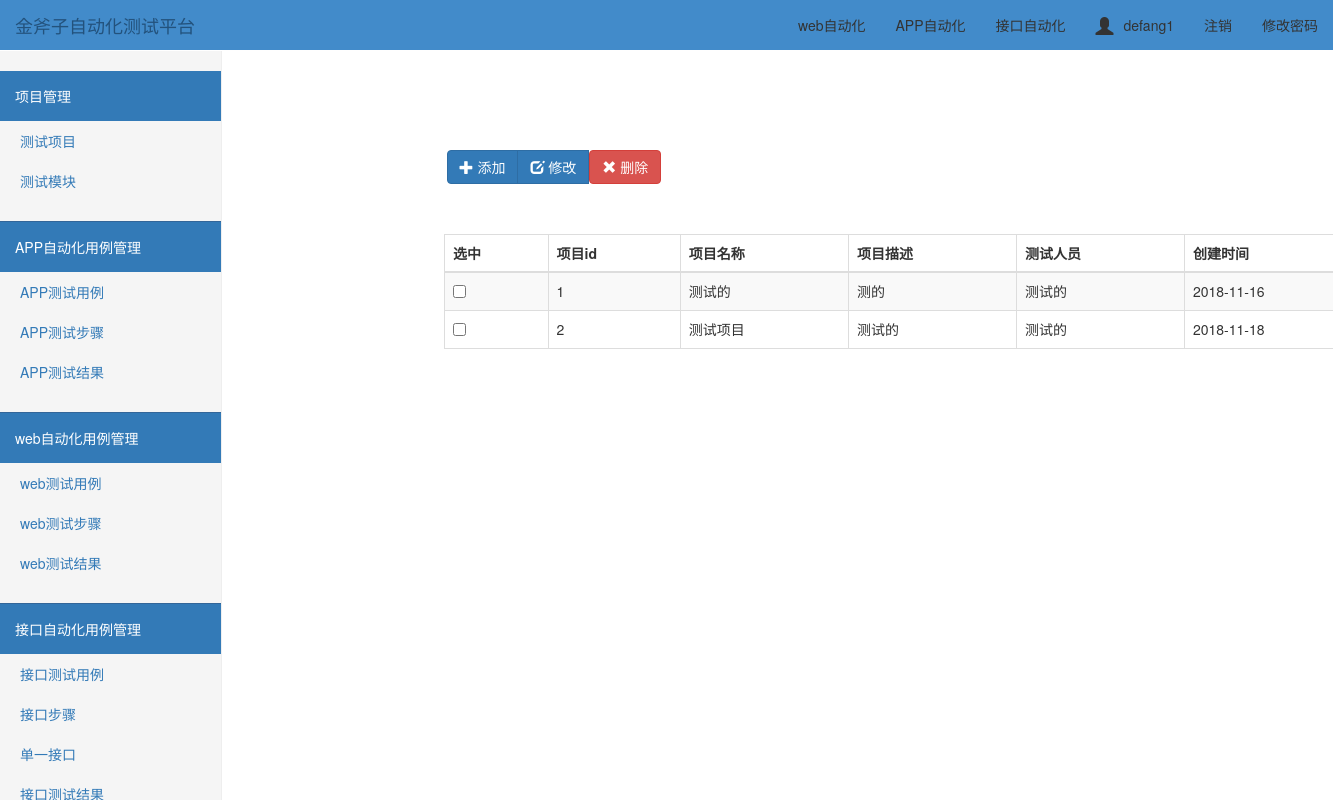
Screenshot of /project/ (signed in) with the database file from the repository.
### test_platform/models.py (models this page shows, shortened)
class UserInfo(AbstractUser):
    nid = models.AutoField(primary_key=True)
    telephone = models.CharField(max_length=11, null=True, unique=True)
    avatar = models.FileField(upload_to='avatars/', default="/avatars/default.png")
    create_time = models.DateTimeField(verbose_name='创建时间', auto_now_add=True)

class Project(models.Model):
    pid = models.AutoField(primary_key=True)
    project_name = models.CharField('项目名称', max_length=64)   # 项目名称
    project_desc = models.CharField('项目描述', max_length=256)  # 项目描述
    testers = models.CharField('测试负责人', max_length=256)    # 项目负责人
    create_time = models.DateTimeField('创建时间', auto_now=True)   # 创建时间
    class Meta:
        verbose_name = '项目管理'
        verbose_name_plural = '项目管理'

### test_platform/views.py (the view)
# urls.py: url(r'^project/$', views.project),
@login_required
def project(request):
    project_list = Project.objects.filter().all()
    return render(request, "project.html", {"project_list": project_list})

### templates/project.html (shortened to what this page needs)
{% extends "home.html" %}
{% block add %}
<div class="btn-toolbar" role="toolbar">
  <div class="btn-group" style="padding-top: 100px; left: 350px">
    <button type="button" class="btn btn-primary " data-toggle="modal" data-target="#addmyModal">
        <span class="glyphicon glyphicon-plus" aria-hidden="true"></span> 添加
    </button>
    <button type="button" class="btn btn-primary" data-toggle="modal" data-target="#editmyModal">
        <span class="glyphicon glyphicon-edit" aria-hidden="true"></span> 修改
    </button>
    <form id="del" method="POST" action="/del_project/" style="display: inline;">
         <button id="btn-del" type="onclick" class="btn btn-danger ">
            <span class="glyphicon glyphicon-remove" aria-hidden="true"></span> 删除
        </button>
    </form>
  </div>
</div>
<div class="container">
        <div class="row">
            <div class="col-md-10 col-md-offset-3">
                <table class="table table-striped table-bordered">
                    <thead>
                        <tr>
                            <th>选中</th>
                            <th>项目id</th>
                            <th>项目名称</th>
                            <th>项目描述</th>
                            <th>测试人员</th>
                            <th>创建时间</th>
                        </tr>
                    </thead>
                    <tbody>
                        {% for project_obj in project_list %}
                            <tr>
                                <td id="che1"><input type="checkbox"/></td>
                                <td>{{project_obj.pid}}</td>
                                <td>{{ project_obj.project_name }}</td>
                                <td>{{ project_obj.project_desc }}</td>
                                <td>{{ project_obj.testers }}</td>
                                <td>{{ project_obj.create_time|date:'Y-m-d' }}</td>
                            </tr>
                        {% endfor %}
                    </tbody>
                </table>
            </div>
        </div>
    </div>
{% endblock %}

### templates/home.html (shortened to what this page needs)
<!DOCTYPE html>
<html lang="en">
<head>
    <link rel="stylesheet" href="/static/bootstrap-3.3.7/css/bootstrap.css">
    <link rel="stylesheet" href="/static/css/toastr.min.css">
    <link rel="stylesheet" href="/static/css/dashboard.css">
    <link rel="stylesheet" href="/static/css/home.css">
</head>
<body>
<nav class="tab navbar  navbar-fixed-top">
    <div class="container-fluid">
        <div class="navbar-header">
            <a class="navbar-brand" href="#">金斧子自动化测试平台</a>
        </div>
        <div class="collapse navbar-collapse" id="bs-example-navbar-collapse-1">
            <ul class="nav navbar-nav navbar-right">
                <li class="active"><a href="#">web自动化 <span class="sr-only">(current)</span></a></li>
                <li><a href="#">APP自动化</a></li>
                <li><a href="#">接口自动化</a></li>
                <li><a href="#"><span id="user_icon"
                                      class="glyphicon glyphicon-user"></span>{{ request.user.username }}</a></li>
                <li><a href="/logout/">注销</a></li>
                <li><a href="/set_pwd/">修改密码</a></li>
            </ul>
        </div>
    </div>
</nav>
<div class="container">
    <div class="left">
        <div class="row">
            <div class="col-sm-3 col-md-2 sidebar">
                <div class="menu">
                    <div class="head bg-primary">项目管理</div>
                    <ul class="nav nav-sidebar">
                        <li><a href="/project/" target="_self">测试项目</a> </li>
                        <li><a href="/modules/" target="_self">测试模块</a> </li>
                    </ul>
                </div>
                <div class="menu">
                    <div class="head bg-primary">APP自动化用例管理</div>
                    <ul class="nav nav-sidebar">
                        <li><a href="#">APP测试用例</a> </li>
                        <li><a href="#">APP测试步骤</a> </li>
                        <li><a href="#">APP测试结果</a> </li>
                    </ul>
                </div>
                <div class="menu">
                    <div class="head bg-primary">web自动化用例管理</div>
                    <ul class="nav nav-sidebar">
                        <li><a href="#">web测试用例</a> </li>
                        <li><a href="#">web测试步骤</a> </li>
                        <li><a href="#">web测试结果</a> </li>
                    </ul>
                </div>
                <div class="menu">
                    <div class="head bg-primary">接口自动化用例管理</div>
                    <ul class="nav nav-sidebar">
                        <li><a href="/api/apitest_manage/" target="_self">接口测试用例</a> </li>
                        <li><a href="/api/apistep_manage/" target="_self">接口步骤</a> </li>
                        <li><a href="#">单一接口</a> </li>
                        <li><a href="#">接口测试结果</a> </li>
                    </ul>
                </div>
            </div>
        </div>
    </div>
    <div class="right">
        {% block add %}{% endblock %}
    </div>
</div>
</body>
</html>

### static/css/dashboard.css (style rules this page uses)
body { padding-top: 50px; }
.navbar-fixed-top { border: 0; }
.sidebar { display: none; }
@media (min-width: 768px) { .sidebar { position: fixed; top: 51px; bottom: 0; left: 0; z-index: 1000; display: block; padding: 20px; overflow-x: hidden; overflow-y: auto; background-color: #f5f5f5; border-right: 1px solid #eee; } }
.nav-sidebar { margin-right: -21px; margin-bottom: 20px; margin-left: -20px; }
.nav-sidebar > li > a { padding-right: 20px; padding-left: 20px; }

### static/css/home.css (style rules this page uses)
.menu { margin: 0 -20px; border-bottom: 1px solid #336699; }
.head { padding: 15px; }
.menu .nav-sidebar > li > a { padding-right: 40px; padding-left: 40px; }
table { margin-top: 50px; margin-left: 40px; }
.navbar { background-color: #428bca; }
.navbar-brand { color: white; }
.navbar-collapse .navbar-nav > li > a { color: #333333; }

### templates/home.html (style rules this page uses)
#user_icon { font-size: 18px; margin-right: 10px; vertical-align: -3px; }

### rows the page displays
UserInfo: user.username "defang1"
Project: pid "1", project_name "测试的", project_desc "测的", testers "测试的", create_time "2018-11-16"
Project: pid "2", project_name "测试项目", project_desc "测试的", testers "测试的", create_time "2018-11-18"
